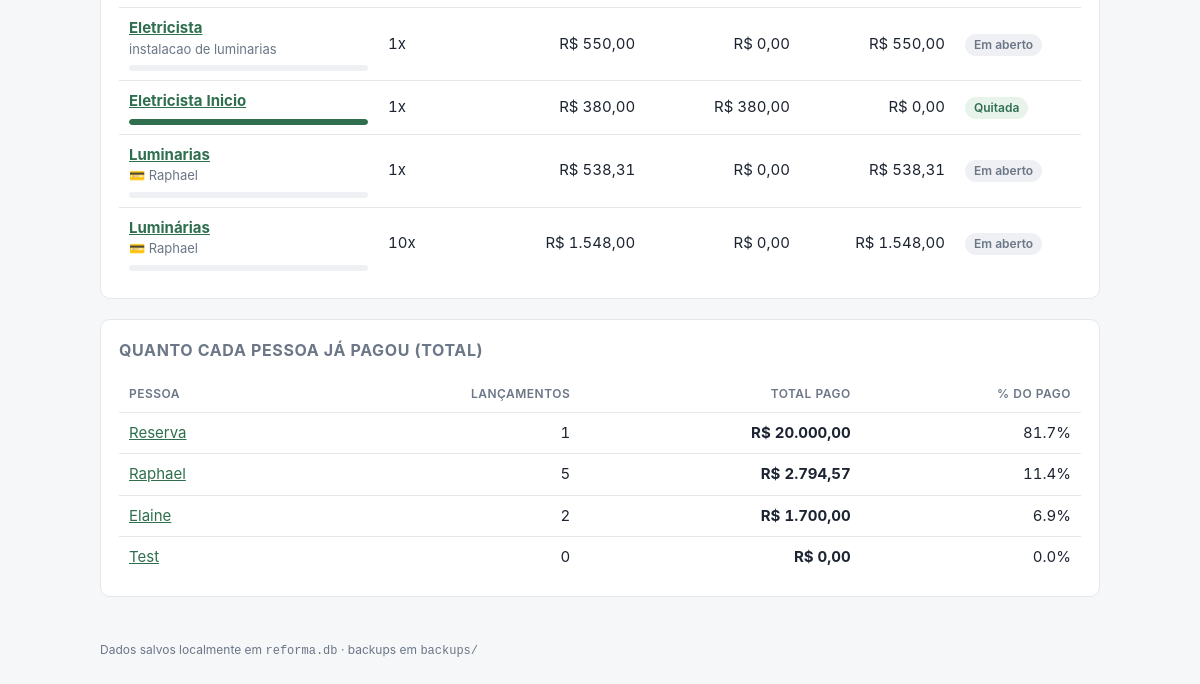
Before: / (lower part) with the older database file.
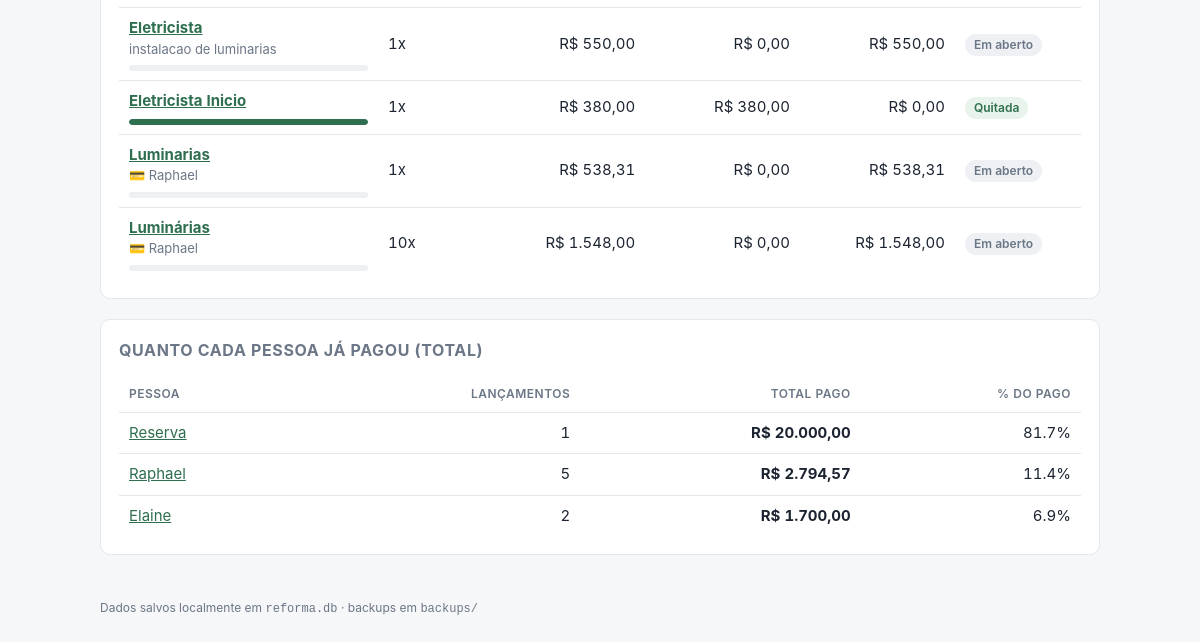
After: the same page with the newer database file.
### tables this page shows
CREATE TABLE despesa (
    id            INTEGER PRIMARY KEY AUTOINCREMENT,
    nome          TEXT NOT NULL,
    categoria     TEXT,
    observacao    TEXT,
    valor_total   INTEGER NOT NULL,          -- centavos
    qtd_parcelas  INTEGER NOT NULL,
    criado_em     TEXT NOT NULL DEFAULT (datetime('now','localtime'))
, excluido_em TEXT, pagador_id INTEGER REFERENCES pessoa(id));

CREATE TABLE pessoa (
    id      INTEGER PRIMARY KEY AUTOINCREMENT,
    nome    TEXT NOT NULL UNIQUE,
    ativo   INTEGER NOT NULL DEFAULT 1
);

### app.py (the view)
@app.route("/")
def index():
    despesas = db.listar_despesas()
    contagem = {chave: 0 for chave in STATUS_DESPESA}
    for d in despesas:
        contagem[status_despesa(d)] += 1
    contagem["todas"] = len(despesas)
    filtro = request.args.get("status")
    if filtro not in STATUS_DESPESA:
        filtro = None
    if filtro:
        despesas = [d for d in despesas if status_despesa(d) == filtro]
    return render_template(
        "index.html",
        totais=db.totais_gerais(),
        despesas=despesas,
        filtro=filtro,
        contagem=contagem,
        por_pessoa=db.resumo_pessoas_geral(),
        saldos=db.saldos_entre_pessoas(),
    )

### app.py (called while the page is built)
def brl(centavos):
    if centavos is None:
        centavos = 0
    sinal = "-" if centavos < 0 else ""
    centavos = abs(int(centavos))
    inteiro, cents = divmod(centavos, 100)
    return f"{sinal}R$ {inteiro:,.0f}".replace(",", ".") + f",{cents:02d}"

def data_br(iso):
    if not iso:
        return "—"
    partes = str(iso)[:10].split("-")
    return "/".join(reversed(partes)) if len(partes) == 3 else iso

def status_despesa(despesa):
    if despesa["valor_total"] - despesa["pago"] <= 0:
        return "quitada"
    return "parcial" if despesa["pago"] > 0 else "aberta"

@app.after_request
def backup_apos_alteracao(response):
    if request.method == "POST":
        try:
            backup.fazer_backup()
        except Exception as e:  # backup nunca pode derrubar o app
            print(f"[backup] falhou: {e}")
    return response

### db.py (called while the page is built)
def connect():
    conn = sqlite3.connect(DB_PATH)
    conn.row_factory = sqlite3.Row
    conn.execute("PRAGMA foreign_keys = ON")
    return conn

@contextmanager
def get_db():
    conn = connect()
    try:
        yield conn
        conn.commit()
    except Exception:
        conn.rollback()
        raise
    finally:
        conn.close()

### templates/index.html (shortened to what this page needs)
{% extends "base.html" %}
{% block conteudo %}
{% from "_pendencias.html" import tabela_parcelas %}
{% set urgentes = pend.vencidas + pend.proximas %}
{% set pendentes = saldos | selectattr('valor') | list %}
<div class="card" id="despesas">
  {% if despesas %}
  <div class="tabela-scroll">
  <table>
    <tbody>
      {% for d in despesas %}
      {% set saldo = d.valor_total - d.pago %}
      <tr>
        <td>
          <a href="{{ url_for('detalhe_despesa', despesa_id=d.id) }}"><strong>{{ d.nome }}</strong></a>
          {% if d.categoria or d.pagador %}<div class="pequeno suave">{{ d.categoria or '' }}{% if d.categoria and d.pagador %} · {% endif %}{% if d.pagador %}💳 {{ d.pagador }}{% endif %}</div>{% endif %}
          <div class="barra"><i style="width: {{ (100 if d.valor_total == 0 else (d.pago * 100 / d.valor_total))|round(1) }}%"></i></div>
        </td>
        <td>{{ d.qtd_parcelas }}x</td>
        <td class="num">{{ d.valor_total|brl }}</td>
        <td class="num">{{ d.pago|brl }}</td>
        <td class="num">{{ saldo|brl }}</td>
        {% set info = STATUS_DESPESA[d|status_despesa] %}
        <td><span class="tag {{ info[2] }}">{{ info[1] }}</span></td>
      </tr>
      {% endfor %}
    </tbody>
  </table>
  </div>
  {% elif filtro %}
    <p class="vazio">Nenhuma despesa com esse status. <a href="{{ url_for('index') }}#despesas">Ver todas</a>.</p>
  {% else %}
    <p class="vazio">Nenhuma despesa ainda. Comece por <a href="{{ url_for('nova_despesa') }}">criar a primeira</a>.</p>
  {% endif %}
</div>
<div class="card">
  <h2>Quanto cada pessoa já pagou (total)</h2>
  {% if por_pessoa %}
  <table>
    <thead><tr><th>Pessoa</th><th class="num">Lançamentos</th><th class="num">Total pago</th><th class="num">% do pago</th></tr></thead>
    <tbody>
      {% for p in por_pessoa %}
      <tr>
        <td><a href="{{ url_for('detalhe_pessoa', pessoa_id=p.id) }}">{{ p.nome }}</a></td>
        <td class="num">{{ p.qtd }}</td>
        <td class="num"><strong>{{ p.total|brl }}</strong></td>
        <td class="num">{{ (0 if totais.pago == 0 else p.total * 100 / totais.pago)|round(1) }}%</td>
      </tr>
      {% endfor %}
    </tbody>
  </table>
  {% else %}
    <p class="vazio">Nenhuma pessoa cadastrada ainda. <a href="{{ url_for('pessoas') }}">Cadastrar pessoas</a>.</p>
  {% endif %}
</div>
{% endblock %}

Changed rows visible on the page:
removed pessoa: nome "Test", qtd "0", total|brl "R$ 0,00", pago "0.0"
